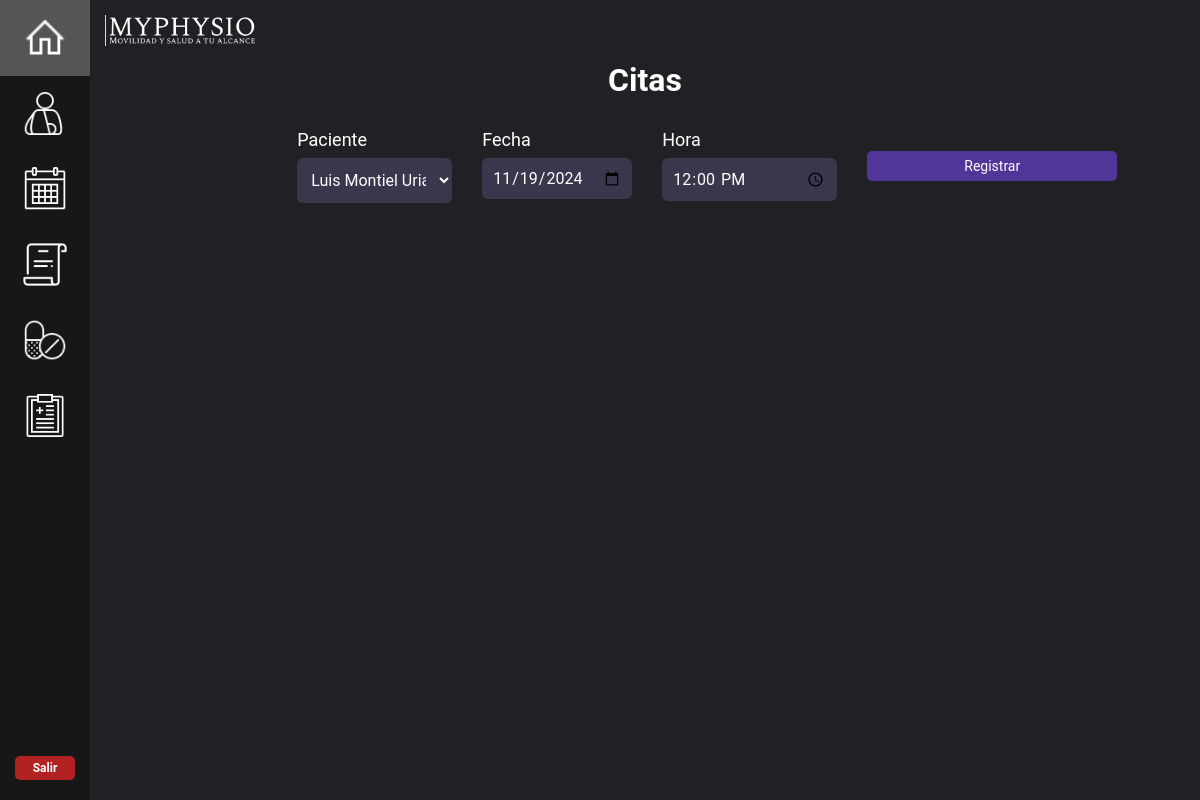
/update_cita/1, run on an earlier commit of the app's database.
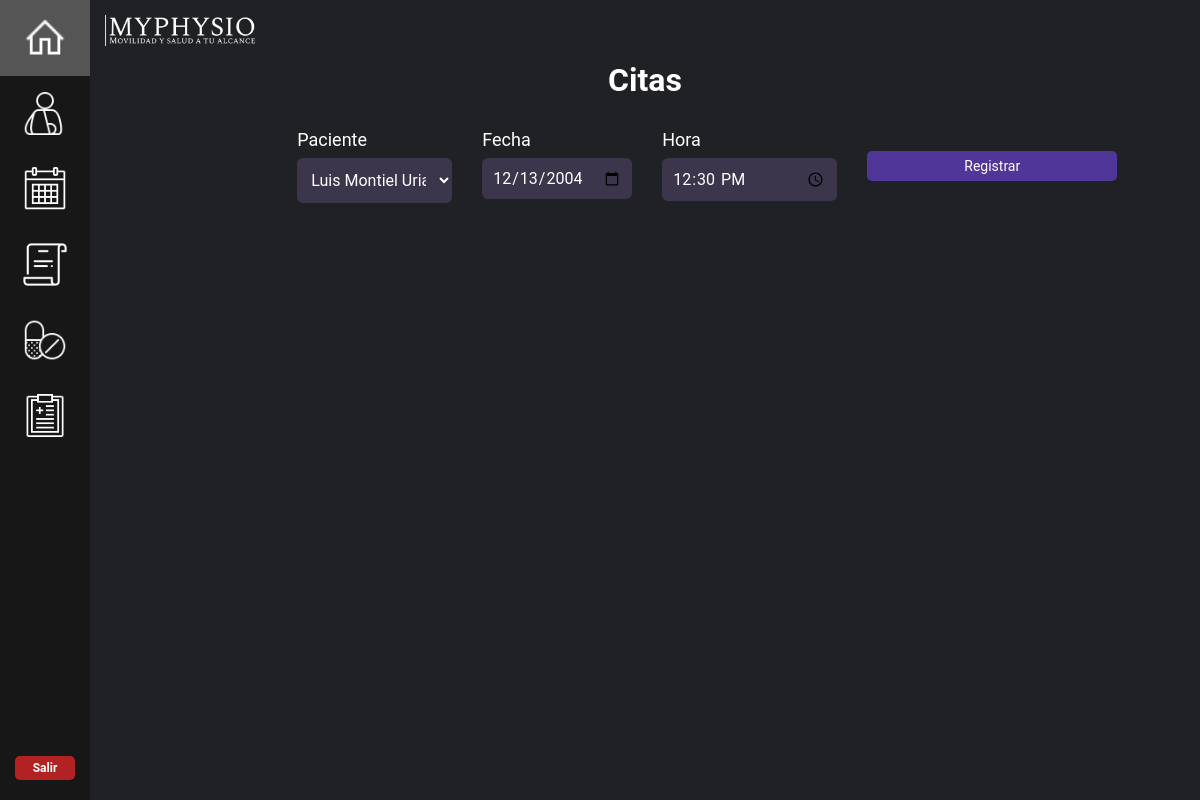
And on a later commit of the database.
### mainapp/models.py (models this page shows, shortened)
class Citas(models.Model):
    paciente = models.ForeignKey(Paciente, on_delete=models.CASCADE, blank=False, null=False)
    fecha = models.DateField()
    hora = models.TimeField(auto_now=False, auto_now_add=False)

### mainapp/views.py (the view)
# urls.py: path("update_cita/<cita_id>", views.update_cita, name="update_cita"),
def update_cita(request, cita_id):
    cita = Citas.objects.get(pk=cita_id)
    form = CitaForm(request.POST or None, instance=cita)
    if form.is_valid():
        form.save()
        return redirect("citas")
    return render(request, "./update_cita.html", {'cita': cita, 'form': form})

### mainapp/forms.py
class CitaForm(forms.ModelForm):
    class Meta:
        model = Citas
        fields = "__all__"

### mainapp/models.py (called while the page is built)
    def __str__(self):
        return self.nombre + ' ' + self.apellido_paterno + ' ' + self.apellido_materno

### mainapp/templates/update_cita.html (shortened to what this page needs)
{% extends "dashboard_home.html" %}
{% load static %}
{% load widget_tweaks %}
{% block content %}
<div class="receta-container">
    <h1 style="text-align:center; margin-bottom: 30px;">Citas</h1>
    <form action="" method=POST>
        <div class="form-grid">
            <div class="form-group">
                <label for="cita-form">Paciente</label>
                {% render_field form.paciente class+="short-input" %}
            </div>
            <div class="short-inputs">
                <div class="form-group">
                    <label for="cita-form">Fecha</label>
                    {% render_field form.fecha type="date" class+="short-input" %}
                </div>
            </div>
            <div class="short-inputs">
                <div class="form-group">
                    <label for="cita-form">Hora</label>
                    {% render_field form.hora type="time" class+="short-input" %}
                </div>
            </div>
            <button class="next-button" type="Submit">Registrar</button>
        </div>
{% endblock %}

What changed in the data, as far as the page shows it:
changed Citas "Luis Montiel Urias": fecha "11/19/2024" → "12/13/2004"; hora "12:00:00" → "12:30:00"
